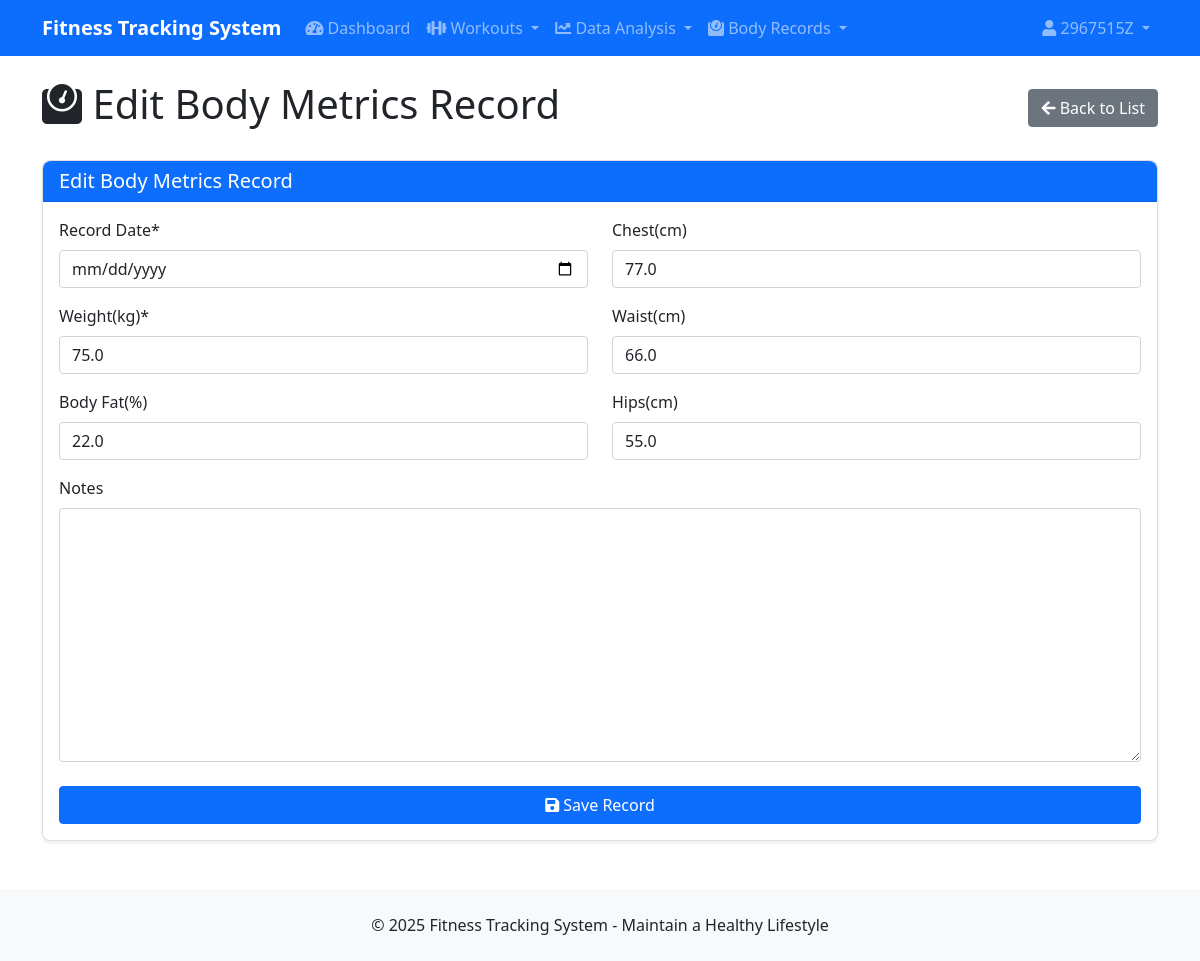
Page /users/body-records/1/update/ (signed in) on the committed database.
### users/models.py (models this page shows, shortened)
class CustomUser(AbstractUser):
    GENDER_CHOICES = (
        ('M', 'Male'),
        ('F', 'Female'),
        ('O', 'Other'),
    )
    gender = models.CharField(_('Gender'), max_length=1, choices=GENDER_CHOICES, blank=True)
    birth_date = models.DateField(_('Birth Date'), null=True, blank=True)
    height = models.FloatField(_('Height(cm)'), null=True, blank=True)
    weight = models.FloatField(_('Weight(kg)'), null=True, blank=True)
    profile_picture = models.ImageField(_('Profile Picture'), upload_to='profile_pics', blank=True)
    bio = models.TextField(_('Bio'), blank=True)
    target_weight = models.FloatField(_('target_weight(kg)'), null=True, blank=True)
    class Meta:
        verbose_name = _('User')
        verbose_name_plural = _('User')

class UserBodyRecord(models.Model):
    user = models.ForeignKey(CustomUser, on_delete=models.CASCADE, related_name='body_records')
    date = models.DateField(_('Record Date'))
    weight = models.FloatField(_('Weight(kg)'))
    body_fat = models.FloatField(_('Body Fat(%)'), null=True, blank=True)
    chest = models.FloatField(_('Chest(cm)'), null=True, blank=True)
    waist = models.FloatField(_('Waist(cm)'), null=True, blank=True)
    hips = models.FloatField(_('Hips(cm)'), null=True, blank=True)
    notes = models.TextField(_('Notes'), blank=True)
    class Meta:
        verbose_name = _('Body Metrics Record')
        verbose_name_plural = _('Body Metrics Record')
        ordering = ['-date']
        unique_together = ['user', 'date']

### users/views.py (the view)
# urls.py: path('body-records/<int:pk>/update/', views.BodyRecordUpdateView.as_view(), name='body-record-update'),
class BodyRecordUpdateView(LoginRequiredMixin, UserPassesTestMixin, UpdateView):
    model = UserBodyRecord
    form_class = UserBodyRecordForm
    template_name = 'users/body_record_form.html'
    success_url = reverse_lazy('body-records')
    def test_func(self):
        record = self.get_object()
        return self.request.user == record.user

### users/forms.py
class UserBodyRecordForm(forms.ModelForm):
    class Meta:
        model = UserBodyRecord
        fields = ('date', 'weight', 'body_fat', 'chest', 'waist', 'hips', 'notes')
        widgets = {
            'date': forms.DateInput(attrs={'type': 'date'}),
        }

### templates/users/body_record_form.html (shortened to what this page needs)
{% extends 'base.html' %}
{% load crispy_forms_tags %}
{% block content %}
<div class="d-flex justify-content-between align-items-center mb-4">
    <h1><i class="fas fa-weight"></i> {% if form.instance.pk %}Edit{% else %}New{% endif %} Body Metrics Record</h1>
    <a href="{% url 'body-records' %}" class="btn btn-secondary">
        <i class="fas fa-arrow-left"></i> Back to List
    </a>
</div>
<div class="card">
    <div class="card-header bg-primary text-white">
        <h5 class="card-title mb-0">{% if form.instance.pk %}Edit{% else %}New{% endif %} Body Metrics Record</h5>
    </div>
    <div class="card-body">
        <form method="POST">
            <div class="row">
                <div class="col-md-6">
                    {{ form.date|as_crispy_field }}
                    {{ form.weight|as_crispy_field }}
                    {{ form.body_fat|as_crispy_field }}
                </div>
                <div class="col-md-6">
                    {{ form.chest|as_crispy_field }}
                    {{ form.waist|as_crispy_field }}
                    {{ form.hips|as_crispy_field }}
                </div>
            </div>
            {{ form.notes|as_crispy_field }}
            <div class="d-grid gap-2 mt-4">
                <button type="submit" class="btn btn-primary">
                    <i class="fas fa-save"></i> Save Record
                </button>
            </div>
        </form>
    </div>
</div>
{% endblock %}

### templates/base.html (shortened to what this page needs)
<!DOCTYPE html>
<html lang="en">
<head>
    <link href="https://cdn.jsdelivr.net/npm/bootstrap@5.1.3/dist/css/bootstrap.min.css" rel="stylesheet">
    <link rel="stylesheet" href="https://cdnjs.cloudflare.com/ajax/libs/font-awesome/5.15.4/css/all.min.css">
    <link rel="stylesheet" href="https://cdnjs.cloudflare.com/ajax/libs/bootstrap-datepicker/1.9.0/css/bootstrap-datepicker.min.css">
    <link rel="stylesheet" href="/static/css/style.css">
</head>
<body>
    <nav class="navbar navbar-expand-lg navbar-dark bg-primary">
        <div class="container">
            <a class="navbar-brand" href="{% url 'dashboard' %}">Fitness Tracking System</a>
            <div class="collapse navbar-collapse" id="navbarNav">
                <ul class="navbar-nav me-auto">
                    {% if user.is_authenticated %}
                    <li class="nav-item">
                        <a class="nav-link" href="{% url 'dashboard' %}">
                            <i class="fas fa-tachometer-alt"></i> Dashboard
                        </a>
                    </li>
                    <li class="nav-item dropdown">
                        <a class="nav-link dropdown-toggle" href="#" id="workoutDropdown" role="button" data-bs-toggle="dropdown">
                            <i class="fas fa-dumbbell"></i> Workouts
                        </a>
                    </li>
                    <li class="nav-item dropdown">
                        <a class="nav-link dropdown-toggle" href="#" id="analysisDropdown" role="button" data-bs-toggle="dropdown">
                            <i class="fas fa-chart-line"></i> Data Analysis
                        </a>
                    </li>
                    <li class="nav-item dropdown">
                        <a class="nav-link dropdown-toggle" href="#" id="bodyDropdown" role="button" data-bs-toggle="dropdown">
                            <i class="fas fa-weight"></i> Body Records
                        </a>
                    </li>
                    {% endif %}
                </ul>
                <ul class="navbar-nav">
                    {% if user.is_authenticated %}
                    <li class="nav-item dropdown">
                        <a class="nav-link dropdown-toggle" href="#" id="userDropdown" role="button" data-bs-toggle="dropdown">
                            <i class="fas fa-user"></i> {{ user.username }}
                        </a>
                    </li>
                    {% endif %}
                </ul>
            </div>
        </div>
    </nav>
    <div class="container mt-4 mb-5">
        {% block content %}{% endblock %}
    </div>
    <footer class="bg-light py-4 mt-auto">
        <div class="container text-center">
            <p class="mb-0">&copy; 2025 Fitness Tracking System - Maintain a Healthy Lifestyle</p>
        </div>
    </footer>
</body>
</html>

### static/css/style.css (style rules this page uses)
body { display: flex; flex-direction: column; min-height: 100vh; }
.container { flex: 1; }
.navbar-brand { font-weight: bold; }
.card { box-shadow: 0 0.125rem 0.25rem rgba(0, 0, 0, 0.075); border-radius: 0.5rem; }
.card-header { border-top-left-radius: 0.5rem !important; border-top-right-radius: 0.5rem !important; }
.btn { border-radius: 0.25rem; }

### rows in the picture
CustomUser: username "2967515Z"
UserBodyRecord: weight "75.0", body_fat "22.0", chest "77.0", waist "66.0", hips "55.0"
